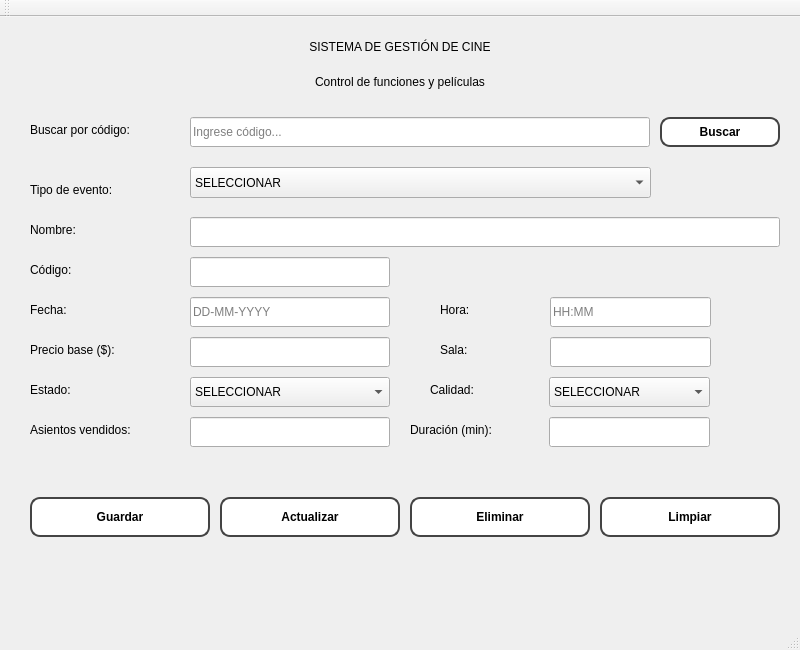
<?xml version="1.0" encoding="UTF-8"?>
<ui version="4.0">
 <class>MainWindow</class>
 <widget class="QMainWindow" name="MainWindow">
  <property name="geometry">
   <rect>
    <x>0</x>
    <y>0</y>
    <width>800</width>
    <height>650</height>
   </rect>
  </property>
  <property name="windowTitle">
   <string>Sistema de Administración de Cine</string>
  </property>
  <property name="styleSheet">
   <string notr="true">#btnBuscar, #btnGuardar, #btnActualizar, #btnEliminar, #btnLimpiar {
    background-color: white;
    color: black;
    border: 2px solid #444;
    border-radius: 10px;
    font-weight: bold;
    padding: 8px 14px;
}

#btnBuscar:hover, #btnGuardar:hover, #btnActualizar:hover, #btnEliminar:hover, #btnLimpiar:hover {
    background-color: #f2f2f2;
}

#btnBuscar:pressed, #btnGuardar:pressed, #btnActualizar:pressed, #btnEliminar:pressed, #btnLimpiar:pressed {
    background-color: #e6e6e6;
}
</string>
  </property>
  <widget class="QWidget" name="centralwidget">
   <widget class="QLabel" name="lblTitulo">
    <property name="geometry">
     <rect>
      <x>20</x>
      <y>10</y>
      <width>760</width>
      <height>40</height>
     </rect>
    </property>
    <property name="text">
     <string>SISTEMA DE GESTIÓN DE CINE</string>
    </property>
    <property name="alignment">
     <set>Qt::AlignCenter</set>
    </property>
   </widget>
   <widget class="QLabel" name="lblSubtitulo">
    <property name="geometry">
     <rect>
      <x>20</x>
      <y>50</y>
      <width>760</width>
      <height>30</height>
     </rect>
    </property>
    <property name="text">
     <string>Control de funciones y películas</string>
    </property>
    <property name="alignment">
     <set>Qt::AlignCenter</set>
    </property>
   </widget>
   <widget class="QLabel" name="lblBuscarPor">
    <property name="geometry">
     <rect>
      <x>30</x>
      <y>100</y>
      <width>150</width>
      <height>25</height>
     </rect>
    </property>
    <property name="text">
     <string>Buscar por código:</string>
    </property>
   </widget>
   <widget class="QLineEdit" name="txtBuscarCodigo">
    <property name="geometry">
     <rect>
      <x>190</x>
      <y>100</y>
      <width>460</width>
      <height>30</height>
     </rect>
    </property>
    <property name="placeholderText">
     <string>Ingrese código...</string>
    </property>
   </widget>
   <widget class="QPushButton" name="btnBuscar">
    <property name="geometry">
     <rect>
      <x>660</x>
      <y>100</y>
      <width>120</width>
      <height>30</height>
     </rect>
    </property>
    <property name="styleSheet">
     <string notr="true"/>
    </property>
    <property name="text">
     <string>Buscar</string>
    </property>
   </widget>
   <widget class="QLabel" name="lblTipoEvento">
    <property name="geometry">
     <rect>
      <x>30</x>
      <y>160</y>
      <width>150</width>
      <height>25</height>
     </rect>
    </property>
    <property name="text">
     <string>Tipo de evento:</string>
    </property>
   </widget>
   <widget class="QLabel" name="lblNombre">
    <property name="geometry">
     <rect>
      <x>30</x>
      <y>200</y>
      <width>150</width>
      <height>25</height>
     </rect>
    </property>
    <property name="text">
     <string>Nombre:</string>
    </property>
   </widget>
   <widget class="QLineEdit" name="txtNombre">
    <property name="geometry">
     <rect>
      <x>190</x>
      <y>200</y>
      <width>590</width>
      <height>30</height>
     </rect>
    </property>
   </widget>
   <widget class="QLabel" name="lblCodigo">
    <property name="geometry">
     <rect>
      <x>30</x>
      <y>240</y>
      <width>150</width>
      <height>25</height>
     </rect>
    </property>
    <property name="text">
     <string>Código:</string>
    </property>
   </widget>
   <widget class="QLineEdit" name="txtCodigo">
    <property name="geometry">
     <rect>
      <x>190</x>
      <y>240</y>
      <width>200</width>
      <height>30</height>
     </rect>
    </property>
   </widget>
   <widget class="QLabel" name="lblFecha">
    <property name="geometry">
     <rect>
      <x>30</x>
      <y>280</y>
      <width>150</width>
      <height>25</height>
     </rect>
    </property>
    <property name="text">
     <string>Fecha:</string>
    </property>
   </widget>
   <widget class="QLineEdit" name="txtFecha">
    <property name="geometry">
     <rect>
      <x>190</x>
      <y>280</y>
      <width>200</width>
      <height>30</height>
     </rect>
    </property>
    <property name="placeholderText">
     <string>DD-MM-YYYY</string>
    </property>
   </widget>
   <widget class="QLabel" name="lblHora">
    <property name="geometry">
     <rect>
      <x>440</x>
      <y>280</y>
      <width>80</width>
      <height>25</height>
     </rect>
    </property>
    <property name="text">
     <string>Hora:</string>
    </property>
   </widget>
   <widget class="QLineEdit" name="txtHora">
    <property name="geometry">
     <rect>
      <x>550</x>
      <y>280</y>
      <width>161</width>
      <height>30</height>
     </rect>
    </property>
    <property name="placeholderText">
     <string>HH:MM</string>
    </property>
   </widget>
   <widget class="QLabel" name="lblPrecio">
    <property name="geometry">
     <rect>
      <x>30</x>
      <y>320</y>
      <width>150</width>
      <height>25</height>
     </rect>
    </property>
    <property name="text">
     <string>Precio base ($):</string>
    </property>
   </widget>
   <widget class="QLineEdit" name="txtPrecio">
    <property name="geometry">
     <rect>
      <x>190</x>
      <y>320</y>
      <width>200</width>
      <height>30</height>
     </rect>
    </property>
   </widget>
   <widget class="QLabel" name="lblSala">
    <property name="geometry">
     <rect>
      <x>440</x>
      <y>320</y>
      <width>80</width>
      <height>25</height>
     </rect>
    </property>
    <property name="text">
     <string>Sala:</string>
    </property>
   </widget>
   <widget class="QLineEdit" name="txtSala">
    <property name="geometry">
     <rect>
      <x>550</x>
      <y>320</y>
      <width>161</width>
      <height>30</height>
     </rect>
    </property>
   </widget>
   <widget class="QLabel" name="lblEstado">
    <property name="geometry">
     <rect>
      <x>30</x>
      <y>360</y>
      <width>150</width>
      <height>25</height>
     </rect>
    </property>
    <property name="text">
     <string>Estado:</string>
    </property>
   </widget>
   <widget class="QComboBox" name="cbxEstado">
    <property name="geometry">
     <rect>
      <x>190</x>
      <y>360</y>
      <width>200</width>
      <height>30</height>
     </rect>
    </property>
    <item>
     <property name="text">
      <string>SELECCIONAR</string>
     </property>
    </item>
    <item>
     <property name="text">
      <string>Disponible</string>
     </property>
    </item>
    <item>
     <property name="text">
      <string>Cancelado</string>
     </property>
    </item>
    <item>
     <property name="text">
      <string>Finalizado</string>
     </property>
    </item>
    <item>
     <property name="text">
      <string>En curso</string>
     </property>
    </item>
   </widget>
   <widget class="QLabel" name="lblCalidad">
    <property name="geometry">
     <rect>
      <x>430</x>
      <y>360</y>
      <width>80</width>
      <height>25</height>
     </rect>
    </property>
    <property name="text">
     <string>Calidad:</string>
    </property>
   </widget>
   <widget class="QComboBox" name="cbxCalidad">
    <property name="geometry">
     <rect>
      <x>549</x>
      <y>360</y>
      <width>161</width>
      <height>30</height>
     </rect>
    </property>
    <item>
     <property name="text">
      <string>SELECCIONAR</string>
     </property>
    </item>
    <item>
     <property name="text">
      <string>2D</string>
     </property>
    </item>
    <item>
     <property name="text">
      <string>3D</string>
     </property>
    </item>
    <item>
     <property name="text">
      <string>VIP</string>
     </property>
    </item>
   </widget>
   <widget class="QLabel" name="lblAsientos">
    <property name="geometry">
     <rect>
      <x>30</x>
      <y>400</y>
      <width>150</width>
      <height>25</height>
     </rect>
    </property>
    <property name="text">
     <string>Asientos vendidos:</string>
    </property>
   </widget>
   <widget class="QLineEdit" name="txtAsientos">
    <property name="geometry">
     <rect>
      <x>190</x>
      <y>400</y>
      <width>200</width>
      <height>30</height>
     </rect>
    </property>
   </widget>
   <widget class="QLabel" name="lblDuracion">
    <property name="geometry">
     <rect>
      <x>410</x>
      <y>400</y>
      <width>121</width>
      <height>25</height>
     </rect>
    </property>
    <property name="text">
     <string>Duración (min):</string>
    </property>
   </widget>
   <widget class="QLineEdit" name="txtDuracion">
    <property name="geometry">
     <rect>
      <x>549</x>
      <y>400</y>
      <width>161</width>
      <height>30</height>
     </rect>
    </property>
   </widget>
   <widget class="QPushButton" name="btnGuardar">
    <property name="geometry">
     <rect>
      <x>30</x>
      <y>480</y>
      <width>180</width>
      <height>40</height>
     </rect>
    </property>
    <property name="text">
     <string>Guardar</string>
    </property>
   </widget>
   <widget class="QPushButton" name="btnActualizar">
    <property name="geometry">
     <rect>
      <x>220</x>
      <y>480</y>
      <width>180</width>
      <height>40</height>
     </rect>
    </property>
    <property name="text">
     <string>Actualizar</string>
    </property>
   </widget>
   <widget class="QPushButton" name="btnEliminar">
    <property name="geometry">
     <rect>
      <x>410</x>
      <y>480</y>
      <width>180</width>
      <height>40</height>
     </rect>
    </property>
    <property name="text">
     <string>Eliminar</string>
    </property>
   </widget>
   <widget class="QPushButton" name="btnLimpiar">
    <property name="geometry">
     <rect>
      <x>600</x>
      <y>480</y>
      <width>180</width>
      <height>40</height>
     </rect>
    </property>
    <property name="text">
     <string>Limpiar</string>
    </property>
   </widget>
   <widget class="QComboBox" name="cbxTipoEvento">
    <property name="geometry">
     <rect>
      <x>190</x>
      <y>150</y>
      <width>461</width>
      <height>31</height>
     </rect>
    </property>
    <item>
     <property name="text">
      <string>SELECCIONAR</string>
     </property>
    </item>
    <item>
     <property name="text">
      <string>Función Estelar</string>
     </property>
    </item>
    <item>
     <property name="text">
      <string>Función Infantil</string>
     </property>
    </item>
    <item>
     <property name="text">
      <string>Función Premium</string>
     </property>
    </item>
    <item>
     <property name="text">
      <string>Noche de Terror 3D</string>
     </property>
    </item>
    <item>
     <property name="text">
      <string>Especial Viernes</string>
     </property>
    </item>
   </widget>
  </widget>
  <widget class="QMenuBar" name="menubar">
   <property name="geometry">
    <rect>
     <x>0</x>
     <y>0</y>
     <width>800</width>
     <height>21</height>
    </rect>
   </property>
  </widget>
  <widget class="QStatusBar" name="statusbar"/>
  <widget class="QToolBar" name="toolBar">
   <property name="windowTitle">
    <string>toolBar</string>
   </property>
   <attribute name="toolBarArea">
    <enum>TopToolBarArea</enum>
   </attribute>
   <attribute name="toolBarBreak">
    <bool>false</bool>
   </attribute>
  </widget>
 </widget>
 <resources/>
 <connections/>
</ui>
